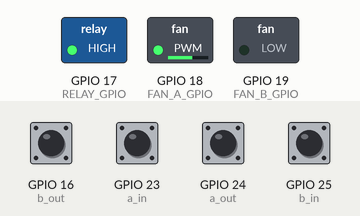
This program was run on a simulated Raspberry Pi (BCM pin numbers). Shown: switched loads named in the program (green lamp = pin HIGH). The test bench sets the inputs (shaded band); at power-on: GPIO 16 (b_out), GPIO 23 (a_in), GPIO 24 (a_out), GPIO 25 (b_in) HIGH. What the program prints to the terminal is not drawn. At 10.4 s the program stops and its outputs stay as they are.

Above: at 0.3 s.
At 5.3 s:
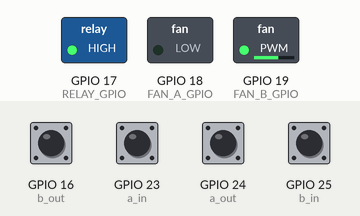
At 10.5 s:
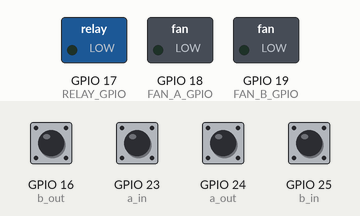
Timing chart, 0 to 11.9 s (numbered marks = the images above):
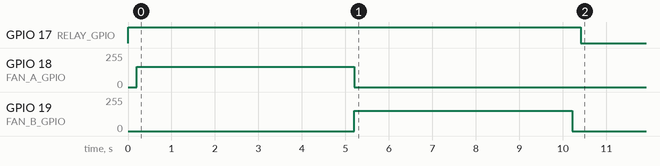

The program:

fan_dual_fg_test.py
```python
#!/usr/bin/env python3

import time

import RPi.GPIO as GPIO


RELAY_GPIO = 17
FAN_A_GPIO = 18
FAN_B_GPIO = 19
FAN_A_FG_IN = 23
FAN_A_FG_OUT = 24
FAN_B_FG_IN = 25
FAN_B_FG_OUT = 16
PWM_FREQ_HZ = 25000


def main():
    GPIO.setwarnings(False)
    GPIO.setmode(GPIO.BCM)
    GPIO.setup(RELAY_GPIO, GPIO.OUT, initial=GPIO.LOW)
    GPIO.setup(FAN_A_GPIO, GPIO.OUT, initial=GPIO.LOW)
    GPIO.setup(FAN_B_GPIO, GPIO.OUT, initial=GPIO.LOW)
    GPIO.setup(FAN_A_FG_IN, GPIO.IN, pull_up_down=GPIO.PUD_UP)
    GPIO.setup(FAN_A_FG_OUT, GPIO.IN, pull_up_down=GPIO.PUD_UP)
    GPIO.setup(FAN_B_FG_IN, GPIO.IN, pull_up_down=GPIO.PUD_UP)
    GPIO.setup(FAN_B_FG_OUT, GPIO.IN, pull_up_down=GPIO.PUD_UP)

    counts = {
        "a_in": 0,
        "a_out": 0,
        "b_in": 0,
        "b_out": 0,
    }

    edge_counts = {
        "a_in": {"rising": 0, "falling": 0},
        "a_out": {"rising": 0, "falling": 0},
        "b_in": {"rising": 0, "falling": 0},
        "b_out": {"rising": 0, "falling": 0},
    }

    last_levels = {
        "a_in": GPIO.input(FAN_A_FG_IN),
        "a_out": GPIO.input(FAN_A_FG_OUT),
        "b_in": GPIO.input(FAN_B_FG_IN),
        "b_out": GPIO.input(FAN_B_FG_OUT),
    }

    def make_callback(name, pin):
        def callback(channel):
            level = GPIO.input(pin)
            if level != last_levels[name]:
                if level:
                    edge_counts[name]["rising"] += 1
                else:
                    edge_counts[name]["falling"] += 1
                counts[name] += 1
                last_levels[name] = level
        return callback

    GPIO.add_event_detect(FAN_A_FG_IN, GPIO.BOTH, callback=make_callback("a_in", FAN_A_FG_IN), bouncetime=1)
    GPIO.add_event_detect(FAN_A_FG_OUT, GPIO.BOTH, callback=make_callback("a_out", FAN_A_FG_OUT), bouncetime=1)
    GPIO.add_event_detect(FAN_B_FG_IN, GPIO.BOTH, callback=make_callback("b_in", FAN_B_FG_IN), bouncetime=1)
    GPIO.add_event_detect(FAN_B_FG_OUT, GPIO.BOTH, callback=make_callback("b_out", FAN_B_FG_OUT), bouncetime=1)

    fan_a = GPIO.PWM(FAN_A_GPIO, PWM_FREQ_HZ)
    fan_b = GPIO.PWM(FAN_B_GPIO, PWM_FREQ_HZ)
    fan_a.start(0)
    fan_b.start(0)

    print("fg test relay on", flush=True)
    GPIO.output(RELAY_GPIO, GPIO.HIGH)
    time.sleep(0.2)

    print("fg phase 1: fan A only 60%", flush=True)
    counts.update(a_in=0, a_out=0, b_in=0, b_out=0)
    edge_counts.update(a_in={"rising": 0, "falling": 0}, a_out={"rising": 0, "falling": 0}, b_in={"rising": 0, "falling": 0}, b_out={"rising": 0, "falling": 0})
    fan_a.ChangeDutyCycle(60)
    fan_b.ChangeDutyCycle(0)
    time.sleep(5.0)
    print(f"counts phase1: {counts}", flush=True)
    print(f"edges phase1: {edge_counts}", flush=True)

    print("fg phase 2: fan B only 60%", flush=True)
    counts.update(a_in=0, a_out=0, b_in=0, b_out=0)
    edge_counts.update(a_in={"rising": 0, "falling": 0}, a_out={"rising": 0, "falling": 0}, b_in={"rising": 0, "falling": 0}, b_out={"rising": 0, "falling": 0})
    fan_a.ChangeDutyCycle(0)
    fan_b.ChangeDutyCycle(60)
    time.sleep(5.0)
    print(f"counts phase2: {counts}", flush=True)
    print(f"edges phase2: {edge_counts}", flush=True)

    print("fg stop all", flush=True)
    fan_a.ChangeDutyCycle(0)
    fan_b.ChangeDutyCycle(0)
    time.sleep(0.2)
    GPIO.output(RELAY_GPIO, GPIO.LOW)

    fan_a.stop()
    fan_b.stop()
    GPIO.cleanup()


if __name__ == "__main__":
    main()
```
